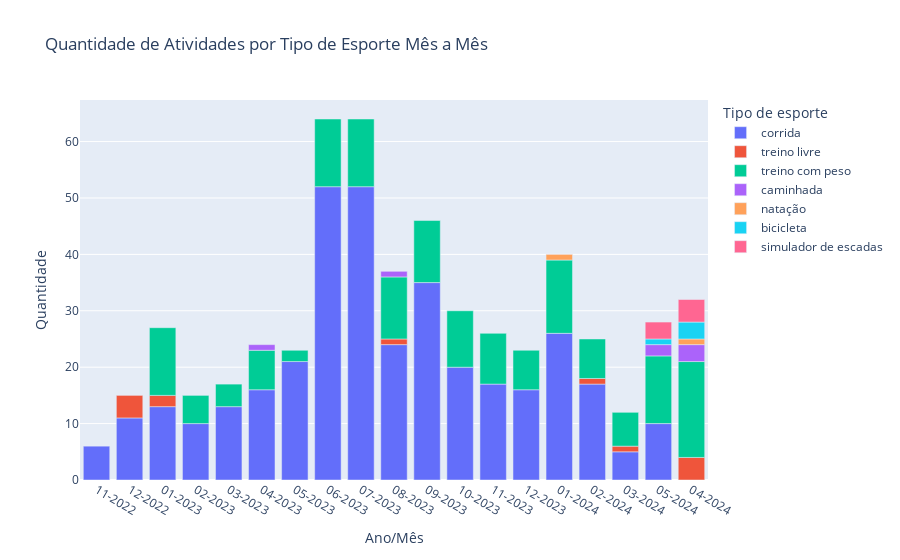

This figure's notebook cell:
### Code cell
# 📅 Quantas atividades por tipo de esporte foram feitas mês a mês?
# Agrupar os dados por 'ano_mes' e 'sport_type'
atividades_por_tipo = df.groupby(['ano_mes', 'sport_type']).size().reset_index(name='Quantidade')
atividades_por_tipo.columns = ["Ano/Mês", "Tipo de esporte", "Quantidade"]

# Ordenar os dados
atividades_por_tipo['Ano/Mês'] = pd.to_datetime(atividades_por_tipo['Ano/Mês'], format='%m-%Y')
atividades_por_tipo.sort_values(by='Ano/Mês', inplace=True)
atividades_por_tipo['Ano/Mês'] = atividades_por_tipo['Ano/Mês'].dt.strftime('%m-%Y')

# Plotar o gráfico de barras
fig = px.bar(atividades_por_tipo, x='Ano/Mês', y='Quantidade', color='Tipo de esporte',
             title='Quantidade de Atividades por Tipo de Esporte Mês a Mês')

# Mostrar o gráfico
fig.show()

### Figure 1 — Plotly figure (JSON) as saved in the notebook; plotly's stock layout.template omitted (floating-point values rounded to 4 significant figures)
{"data": [{"alignmentgroup": "True", "hovertemplate": "Tipo de esporte=corrida<br>Ano/Mês=%{x}<br>Quantidade=%{y}<extra></extra>", "legendgroup": "corrida", "marker": {"color": "#636efa", "pattern": {"shape": ""}}, "name": "corrida", "offsetgroup": "corrida", "orientation": "v", "showlegend": true, "textposition": "auto", "type": "bar", "x": ["11-2022", "12-2022", "01-2023", "02-2023", "03-2023", "04-2023", "05-2023", "06-2023", "07-2023", "08-2023", "09-2023", "10-2023", "11-2023", "12-2023", "01-2024", "02-2024", "03-2024", "05-2024"], "xaxis": "x", "y": [6, 11, 13, 10, 13, 16, 21, 52, 52, 24, 35, 20, 17, 16, 26, 17, 5, 10], "yaxis": "y"}, {"alignmentgroup": "True", "hovertemplate": "Tipo de esporte=treino livre<br>Ano/Mês=%{x}<br>Quantidade=%{y}<extra></extra>", "legendgroup": "treino livre", "marker": {"color": "#EF553B", "pattern": {"shape": ""}}, "name": "treino livre", "offsetgroup": "treino livre", "orientation": "v", "showlegend": true, "textposition": "auto", "type": "bar", "x": ["12-2022", "01-2023", "08-2023", "02-2024", "03-2024", "04-2024"], "xaxis": "x", "y": [4, 2, 1, 1, 1, 4], "yaxis": "y"}, {"alignmentgroup": "True", "hovertemplate": "Tipo de esporte=treino com peso<br>Ano/Mês=%{x}<br>Quantidade=%{y}<extra></extra>", "legendgroup": "treino com peso", "marker": {"color": "#00cc96", "pattern": {"shape": ""}}, "name": "treino com peso", "offsetgroup": "treino com peso", "orientation": "v", "showlegend": true, "textposition": "auto", "type": "bar", "x": ["01-2023", "02-2023", "03-2023", "04-2023", "05-2023", "06-2023", "07-2023", "08-2023", "09-2023", "10-2023", "11-2023", "12-2023", "01-2024", "02-2024", "03-2024", "04-2024", "05-2024"], "xaxis": "x", "y": [12, 5, 4, 7, 2, 12, 12, 11, 11, 10, 9, 7, 13, 7, 6, 17, 12], "yaxis": "y"}, {"alignmentgroup": "True", "hovertemplate": "Tipo de esporte=caminhada<br>Ano/Mês=%{x}<br>Quantidade=%{y}<extra></extra>", "legendgroup": "caminhada", "marker": {"color": "#ab63fa", "pattern": {"shape": ""}}, "name": "caminhada", "offsetgroup": "caminhada", "orientation": "v", "showlegend": true, "textposition": "auto", "type": "bar", "x": ["04-2023", "08-2023", "04-2024", "05-2024"], "xaxis": "x", "y": [1, 1, 3, 2], "yaxis": "y"}, {"alignmentgroup": "True", "hovertemplate": "Tipo de esporte=natação<br>Ano/Mês=%{x}<br>Quantidade=%{y}<extra></extra>", "legendgroup": "natação", "marker": {"color": "#FFA15A", "pattern": {"shape": ""}}, "name": "natação", "offsetgroup": "natação", "orientation": "v", "showlegend": true, "textposition": "auto", "type": "bar", "x": ["01-2024", "04-2024"], "xaxis": "x", "y": [1, 1], "yaxis": "y"}, {"alignmentgroup": "True", "hovertemplate": "Tipo de esporte=bicicleta<br>Ano/Mês=%{x}<br>Quantidade=%{y}<extra></extra>", "legendgroup": "bicicleta", "marker": {"color": "#19d3f3", "pattern": {"shape": ""}}, "name": "bicicleta", "offsetgroup": "bicicleta", "orientation": "v", "showlegend": true, "textposition": "auto", "type": "bar", "x": ["04-2024", "05-2024"], "xaxis": "x", "y": [3, 1], "yaxis": "y"}, {"alignmentgroup": "True", "hovertemplate": "Tipo de esporte=simulador de escadas<br>Ano/Mês=%{x}<br>Quantidade=%{y}<extra></extra>", "legendgroup": "simulador de escadas", "marker": {"color": "#FF6692", "pattern": {"shape": ""}}, "name": "simulador de escadas", "offsetgroup": "simulador de escadas", "orientation": "v", "showlegend": true, "textposition": "auto", "type": "bar", "x": ["04-2024", "05-2024"], "xaxis": "x", "y": [4, 3], "yaxis": "y"}], "layout": {"barmode": "relative", "legend": {"title": {"text": "Tipo de esporte"}, "tracegroupgap": 0}, "title": {"text": "Quantidade de Atividades por Tipo de Esporte Mês a Mês"}, "xaxis": {"anchor": "y", "domain": [0, 1], "title": {"text": "Ano/Mês"}}, "yaxis": {"anchor": "x", "domain": [0, 1], "title": {"text": "Quantidade"}}}}
